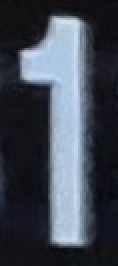
#> input picture train_case/1_01.jpg, 59 x 133 px, found by its file name (shown 2 times larger); its folder holds only this picture in this run
$ jupyter execute --allow-errors jiasheng.ipynb
#> lines starting #> are read from the running program, lines starting #| are printed output that depends on the picture; after the words box and inside, x2 and y2 are one past the last pixel; in counts of white or black regions, pixels touching at a corner belong together
[cell 1]
from os import listdir
import os
import cv2
import numpy as np
from skimage.util import random_noise
from imutils import grab_contours
import copy
import matplotlib.pyplot as plt

[cell 2]
# [11 lines of commented-out code are left out]

[cell 3]
# bias_j = np.random.uniform(0, 1, size=(HIDDEN_NEURONS,1))
# bias_j
# bias_k = np.random.uniform(0, 1, size=(HIDDEN_NEURONS))
# bias_k

[cell 4]
import numpy as np
import math

OUTPUT_NEURONS = 20
INPUT_NEURONS = 28* 28
HIDDEN_NEURONS = 16

def Weight_Initialization():
    # Initializing of the Weights. Random float number between -0.5 to 0.5 for weights.
    np.random.seed(1)
    inputs= np.random.uniform(-0.5, 0.5, size=(INPUT_NEURONS))
    wji= np.random.uniform(-0.5, 0.5, size=(HIDDEN_NEURONS, INPUT_NEURONS))
    wkj = np.random.uniform(-0.5, 0.5, size=(OUTPUT_NEURONS, HIDDEN_NEURONS))
    bias_j = np.random.uniform(0, 1, size=(HIDDEN_NEURONS))
    bias_k = np.random.uniform(0, 1, size=(OUTPUT_NEURONS))
    targets = np.random.uniform(0, 1, size=(OUTPUT_NEURONS))
    return  wji,wkj,bias_j,bias_k

# def Read_Files():
#     # Reading of Segmented Training Files, and Target Files.
def Forward_Input_Hidden(inputs,wji, bias_j):
    # Forward Propagation from Input -> Hidden Layer.
    # Obtain the results at each neuron in the hidden layer.
    # Calculate 𝑁𝑒𝑡𝑗and 𝑂𝑢𝑡𝑗

    Netj = np.dot(inputs,wji.T)
    # print("Netj :")
    # print(Netj)
    Outj = 1/(1 + math.e**-(Netj + np.transpose(bias_j)))
    # print("Outj :")
    # print(Outj)
    return Netj,Outj

def Forward_Hidden_Output(Netj,wkj, bias_k):
    # Forward Propagation from Input -> Hidden Layer.
    # Obtain the results at each neuron in the hidden layer.
    # Calculate 𝑁𝑒𝑡kand 𝑂𝑢𝑡k
    Netk = np.dot(Netj,wkj.T)
    # print("Netk :")
    # print(Netk)
    Outk = 1/(1 + math.e**-(Netk + np.transpose(bias_k)))
    # print("Outk :")
    # print(Outk)
    return Netk, Outk

[cell 5]
def Check_for_End(Outk, targets, user_set):
    # Check whether the total error is less than the error set by the user or the number of iterations is reached.
    # returns true or false
    def Error_Correction(outs, targets):
        total_error= np.sum(((outs - targets)**2)/2)
        print(total_error)
        return total_error

    if Error_Correction(Outk, targets)< user_set:
        return True
    else:
        return False

[cell 6]
def Weight_Bias_Correction_Output(Outk, targets, Outj):
    # Correction of Weights and Bias between Hidden and Output Layer.
    # Calculate 𝑑𝑤𝑘𝑘𝑗 and 𝑑𝑏𝑘𝑘𝑗
    dwkkj =  np.empty((0, len(Outk)))
    for i in range(len(Outj)):
        temp =(Outk - targets) * Outk*(1 - Outk) * Outj[i]
        dwkkj = np.vstack([dwkkj,temp])
    dbkkj = (Outk - targets) * Outk*(1 - Outk)
    dwkkj = dwkkj.T
    # print(dwkkj)
    return dwkkj,dbkkj

[cell 7]
def Weight_Bias_Correction_Hidden(outj,outk,inputs,target,wkj):
    # Correction of Weights and Bias between Input and Hidden Layer.
    # Calculate 𝑑𝑤𝑗𝑗𝑖 and 𝑑𝑏𝑗𝑗𝑖
    skl = (outk - target) * outk*(1-outk)
    dwjji= np.multiply.outer(outj *(1 - outj) * np.dot(skl,wkj),inputs)
    dbjii = outj *(1 - outj) * np.dot(skl,wkj)

    return dwjji, dbjii

[cell 8]
target_fd = "./character_image/train_case"

for name in listdir(target_fd):
    # if name.startswith("4"):
    #     targets1 = [0,0,0,0,1]

    if name.endswith("0.jpg") :
        # Read the image file using OpenCV
        targets1 = [1,0,0,0]
    elif name.endswith('1.jpg') :
        targets1 = [0,1,0,0]
    elif name.endswith('2.jpg') :
        targets1 = [0,0,1,0]
    elif name.endswith("3.jpg"):
        targets1 = [0,0,0,1]
    image =cv2.imread(os.path.join(target_fd,name))
#> image is the input picture: shape (133, 59, 3); mean B, G, R 82.5, 71.1, 64.4
    resized = cv2.resize(image, (28,28))
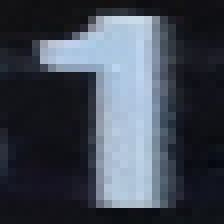
#> resized: shape (28, 28, 3) (shown 8 times larger); mean B, G, R 82.6, 71.2, 64.5
    # convert picture to gray scale
    img_gray = cv2.cvtColor(resized, cv2.COLOR_BGR2GRAY)
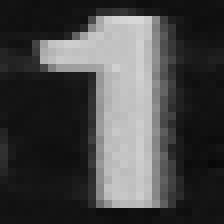
#> img_gray: shape (28, 28) (shown 8 times larger); min 8, max 215, mean 70.5
    _,img = cv2.threshold(img_gray,127,255,cv2.THRESH_BINARY)
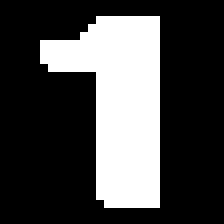
#> img: shape (28, 28) (shown 8 times larger); 28.2% white; 1 white region, box (x1, y1, x2, y2) and area: (5, 2, 20, 26) 221
    x_flattend = img.reshape(1, 28*28)
    # plt.matshow(img_gray)
    x_flattend = np.squeeze(x_flattend)
#> x_flattend = 784 values, max 255 at index 68, min 0 at index 0, mean 71.88
    x_flattend = x_flattend/255
#> x_flattend = 784 values, max 1 at index 68, min 0 at index 0, mean 0.282
    inputs  = x_flattend
#> inputs has the same summary as x_flattend
    # plt.matshow(img)
inputs
#> Out has the same summary as x_flattend

[cell 9]
def Weight_Bias_Update(wkj,dwkkj, bias_k, dbkkj, wji, dwjji,bias_j,dbjii ):
    # Saving_Weights_Bias() implemented inside
    # Update Weights and Bias.
    # Calculate 𝑤𝑘𝑘𝑗+ and 𝑏𝑘𝑘𝑗+
    n = 0.5
    wkjj = wkj - n*dwkkj
    bkkj = bias_k - n*dbkkj
    # [6 lines of commented-out code are left out]
    wjji = wji - n *dwjji
    bjji = bias_j - n* dbjii
    # [4 lines of commented-out code are left out]
    return wkjj,bkkj,wjji,bjji

[cell 10]
# def Saving_Weights_Bias(wkjj,bkkj,wjji,bjji):
#     # Save 𝑤𝑘𝑘𝑗 and 𝑏𝑘𝑘𝑗
#     # Save 𝑤𝑗𝑗𝑖 and 𝑏𝑗𝑗𝑖

[cell 11]
# wji,wkj,bias_j,bias_k,target = Weight_Initialization()
inputs= np.array([0.2,0.5])
wji= np.array([[0.1,0.2],[0.3,0.4]])
wkj= np.array([[0.5,0.6],[0.7,0.8]])
bias_j = np.array([0.2,0.2])
bias_k = np.array([0.4,0.4])
target = np.array([0.2,0.8])
# # inputs= np.array([0.5,0.8])
# # wji= np.array([[-0.8,0.2],[-0.5,-0.2],[0.4,0.4]])
# # wkj= np.array([[-0.3,0.15,0.4],[0.4,-0.5,0.1]])
# # bias_j = np.array([0.4,0.2,0.1])
# # bias_k = np.array([0.3,0.15])
# # target = np.array([0.7,0.4])
netj,outj = Forward_Input_Hidden(inputs, wji, bias_j)
netk,outk = Forward_Hidden_Output(outj, wkj, bias_k)

dwkkj,dbkkj = Weight_Bias_Correction_Output(outk,target, outj)

$ run again, on train_case/2_04.jpg
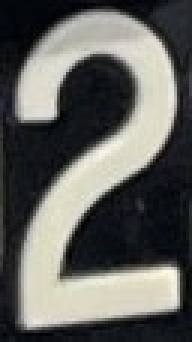
#> input picture train_case/2_04.jpg, 64 x 114 px, found by its file name (shown 3 times larger)
#> image is the input picture: shape (114, 64, 3); mean B, G, R 93.9, 97.9, 97.5
#> `img_gray = cv2.cvtColor(resized, cv2.COLOR_BGR2GRAY)`:
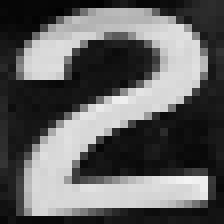
#> img_gray: shape (28, 28) (shown 8 times larger); min 2, max 243, mean 97.2
#> `_,img = cv2.threshold(img_gray,127,255,cv2.THRESH_BINARY)`:
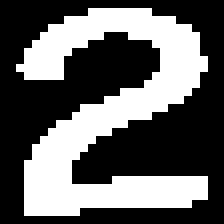
#> img: shape (28, 28) (shown 8 times larger); 38.6% white; 1 white region, box (x1, y1, x2, y2) and area: (2, 1, 26, 27) 303
#> `x_flattend = np.squeeze(x_flattend)`: x_flattend = 784 values, max 255 at index 39, min 0 at index 0, mean 98.55
#> `x_flattend = x_flattend/255`: x_flattend = 784 values, max 1 at index 39, min 0 at index 0, mean 0.386
#> inputs has the same summary as x_flattend
#> Out has the same summary as x_flattend

$ run again, on train_case/2_05.jpg
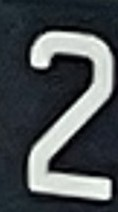
#> input picture train_case/2_05.jpg, 118 x 212 px, found by its file name
#> image is the input picture: shape (212, 118, 3); mean B, G, R 83.3, 80.4, 75.3
#> `resized = cv2.resize(image, (28,28))`:
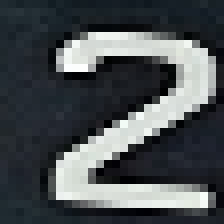
#> resized: shape (28, 28, 3) (shown 8 times larger); mean B, G, R 83.5, 80.5, 75.5
#> `_,img = cv2.threshold(img_gray,127,255,cv2.THRESH_BINARY)`:
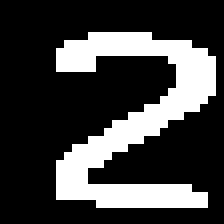
#> img: shape (28, 28) (shown 8 times larger); 25.3% white; 1 white region, box (x1, y1, x2, y2) and area: (7, 4, 27, 26) 198
#> `x_flattend = np.squeeze(x_flattend)`: x_flattend = 784 values, max 255 at index 123, min 0 at index 0, mean 64.4
#> `x_flattend = x_flattend/255`: x_flattend = 784 values, max 1 at index 123, min 0 at index 0, mean 0.253
#> inputs has the same summary as x_flattend
#> Out has the same summary as x_flattend

$ run again, on train_case/2_10.jpg
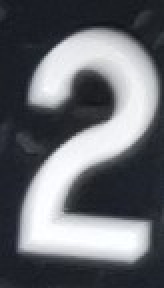
#> input picture train_case/2_10.jpg, 82 x 144 px, found by its file name (shown 2 times larger)
#> image is the input picture: shape (144, 82, 3); mean B, G, R 112.6, 107.1, 104.6
#> `resized = cv2.resize(image, (28,28))`:
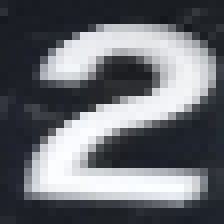
#> resized: shape (28, 28, 3) (shown 8 times larger); mean B, G, R 112.5, 107, 104.5
#> `_,img = cv2.threshold(img_gray,127,255,cv2.THRESH_BINARY)`:
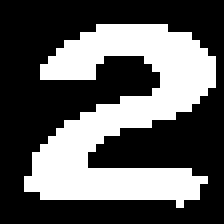
#> img: shape (28, 28) (shown 8 times larger); 36.4% white; 1 white region, box (x1, y1, x2, y2) and area: (3, 3, 27, 26) 285
#> `x_flattend = np.squeeze(x_flattend)`: x_flattend = 784 values, max 255 at index 96, min 0 at index 0, mean 92.7
#> `x_flattend = x_flattend/255`: x_flattend = 784 values, max 1 at index 96, min 0 at index 0, mean 0.364
#> inputs has the same summary as x_flattend
#> Out has the same summary as x_flattend

$ run again, on train_case/1_06.jpg
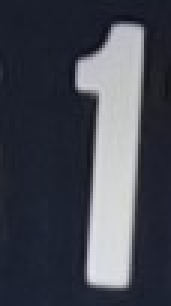
#> input picture train_case/1_06.jpg, 57 x 102 px, found by its file name (shown 3 times larger)
#> image is the input picture: shape (102, 57, 3); mean B, G, R 81.6, 71.6, 68.6
#> `resized = cv2.resize(image, (28,28))`:
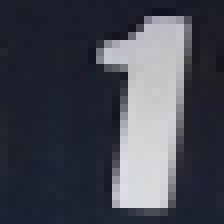
#> resized: shape (28, 28, 3) (shown 8 times larger); mean B, G, R 81.4, 71.5, 68.3
#> `_,img = cv2.threshold(img_gray,127,255,cv2.THRESH_BINARY)`:
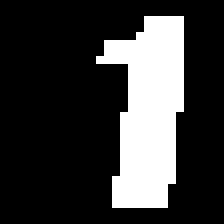
#> img: shape (28, 28) (shown 8 times larger); 22.2% white; 1 white region, box (x1, y1, x2, y2) and area: (12, 2, 23, 26) 174
#> `x_flattend = np.squeeze(x_flattend)`: x_flattend = 784 values, max 255 at index 74, min 0 at index 0, mean 56.59
#> `x_flattend = x_flattend/255`: x_flattend = 784 values, max 1 at index 74, min 0 at index 0, mean 0.222
#> inputs has the same summary as x_flattend
#> Out has the same summary as x_flattend
